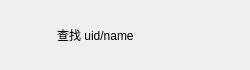
<?xml version="1.0" encoding="UTF-8"?>
<ui version="4.0">
 <class>AddUserItemClass</class>
 <widget class="QWidget" name="AddUserItemClass">
  <property name="geometry">
   <rect>
    <x>0</x>
    <y>0</y>
    <width>250</width>
    <height>70</height>
   </rect>
  </property>
  <property name="minimumSize">
   <size>
    <width>250</width>
    <height>70</height>
   </size>
  </property>
  <property name="maximumSize">
   <size>
    <width>250</width>
    <height>70</height>
   </size>
  </property>
  <property name="windowTitle">
   <string>AddUserItem</string>
  </property>
  <layout class="QHBoxLayout" name="horizontalLayout">
   <item>
    <widget class="QLabel" name="add_tip">
     <property name="minimumSize">
      <size>
       <width>40</width>
       <height>40</height>
      </size>
     </property>
     <property name="maximumSize">
      <size>
       <width>40</width>
       <height>40</height>
      </size>
     </property>
     <property name="text">
      <string/>
     </property>
    </widget>
   </item>
   <item>
    <widget class="QLabel" name="message_tip">
     <property name="text">
      <string>查找 uid/name</string>
     </property>
    </widget>
   </item>
   <item>
    <widget class="QLabel" name="right_tip">
     <property name="minimumSize">
      <size>
       <width>30</width>
       <height>30</height>
      </size>
     </property>
     <property name="maximumSize">
      <size>
       <width>30</width>
       <height>30</height>
      </size>
     </property>
     <property name="text">
      <string/>
     </property>
    </widget>
   </item>
  </layout>
 </widget>
 <layoutdefault spacing="6" margin="11"/>
 <resources/>
 <connections/>
</ui>
